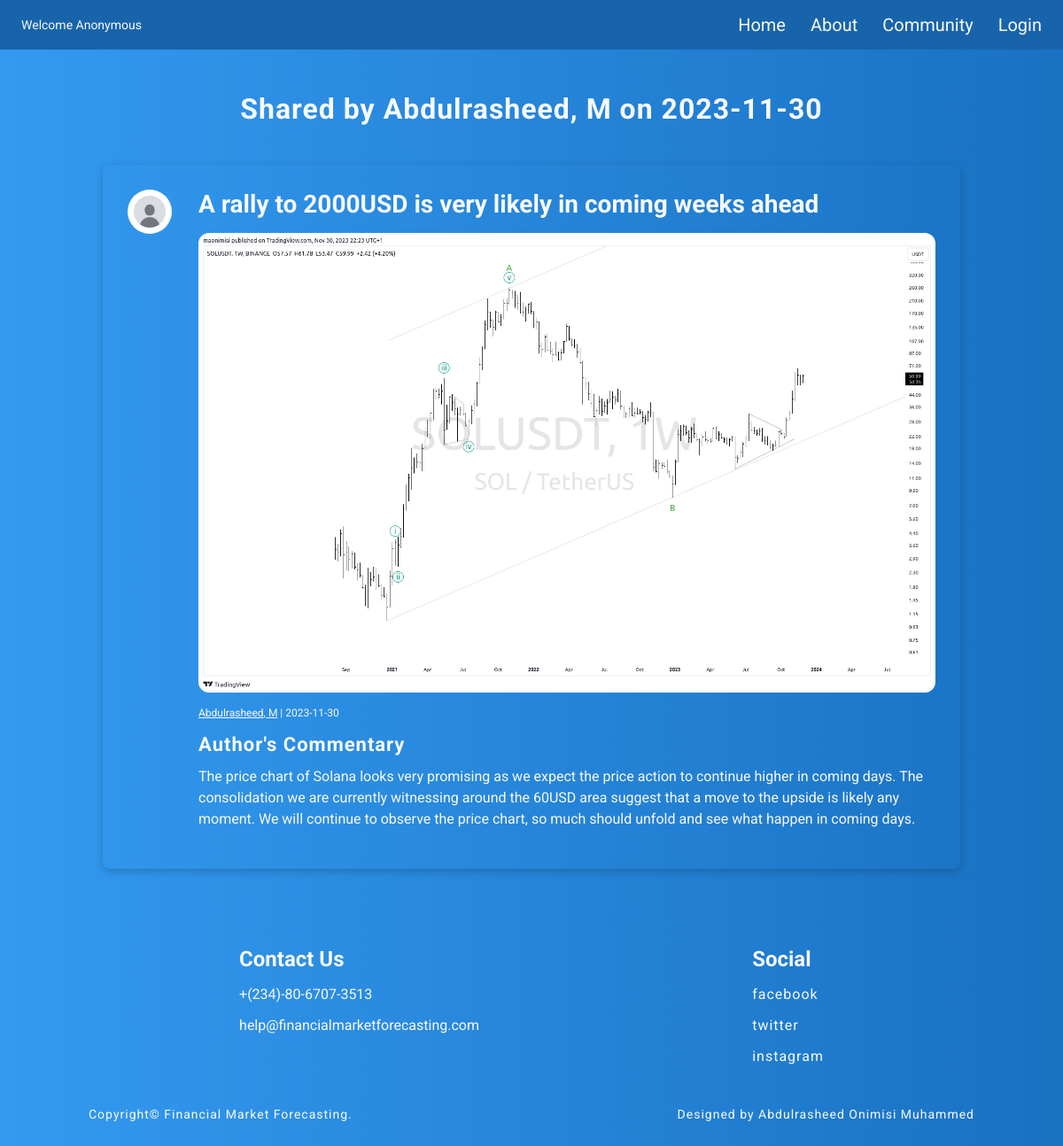
The app's page /post/13, older data.
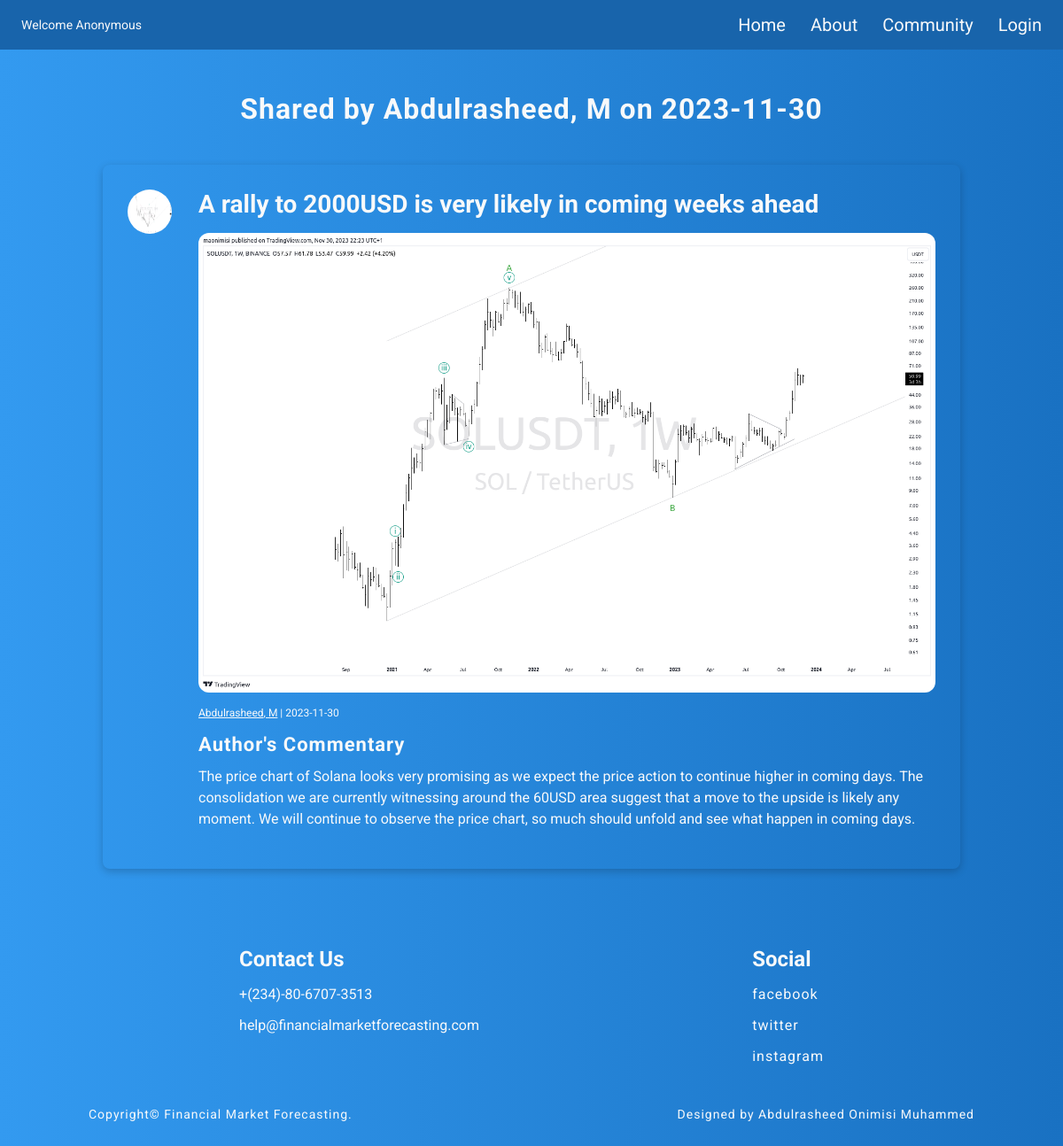
The same page, newer data.
### forecasting/models.py (models this page shows, shortened)
class User(db.Model, UserMixin):
     id = db.Column(db.Integer, primary_key=True)
     firstname = db.Column(db.String(25), nullable=False)
     lastname = db.Column(db.String(25), nullable=False)
     email = db.Column(db.String(25), unique=True, nullable=False)
     image_file = db.Column(db.String(20), nullable=False, default='default.jpg')
     password = db.Column(db.String(60), nullable=False)
     posts = db.relationship('Post', backref='author', lazy=True)

class Post(db.Model):
     id = db.Column(db.Integer, primary_key=True)
     title = db.Column(db.String(100), nullable=False)
     date_posted = db.Column(db.DateTime, nullable=False, default=datetime.utcnow)
     content = db.Column(db.Text, nullable=False)
     chart = db.Column(db.String(255))
     user_id = db.Column(db.Integer, db.ForeignKey('user.id'), nullable=False)

### forecasting/posts/routes.py (the view)
@posts.route("/post/<int:post_id>")
def post(post_id):
    post = Post.query.get_or_404(post_id)
    return render_template('post.html', title=post.title, post=post)

### forecasting/templates/post.html (shortened to what this page needs)
{% extends "layout.html"%} {% block content %}
<h5 class="author-info">
  Shared by {{ post.author.firstname }}, {{ post.author.lastname[0] }} on {{
  post.date_posted.strftime('%Y-%m-%d') }}
</h5>
<div class="shared-post">
  <div>
    <img
      src="{{ url_for('static', filename='uploads/' + post.author.image_file)}}"
      alt="profile"
      class="user-post-img"
    />
  </div>
  <div class="post-content">
    <h3 class="post-content-header">{{ post.title }}</h3>
    <img
      src="{{ url_for('static', filename='uploads/' + post.chart) }}"
      alt="chart-img"
      class="post-content-img"
    />
    <p class="post-author-date">
      <a href="{{ url_for('users.user_posts', email=post.author.email) }}"
        >{{ post.author.firstname }}, {{ post.author.lastname[0] }}</a
      >
      | {{ post.date_posted.strftime('%Y-%m-%d') }}
    </p>
    <h3 class="post-analysis">Author's Commentary</h3>
    <p class="post-comment">{{ post.content }}</p>
  </div>
</div>
{% endblock content %}

### forecasting/templates/layout.html (shortened to what this page needs)
<!DOCTYPE html>
<html lang="en">
  <head>
    <link
      rel="stylesheet"
      type="text/css"
      href="{{ url_for('static', filename='main.css') }}"
    />
  </head>
  <body>
    <header class="nav-bar">
      {% if current_user.is_authenticated %}
      <p class="greeting">
        Welcome {{ current_user.firstname }}, {{ current_user.lastname }}
      </p>
      {% else %}
      <p class="greeting">Welcome Anonymous</p>
      {% endif %}
      <nav class="nav-link">
        <ul class="nav">
          <li><a href="{{ url_for('main.home') }}" class="active">Home</a></li>
          <li><a href="{{ url_for('main.about') }}">About</a></li>
          <li><a href="{{ url_for('main.community') }}">Community</a></li>
          {% if current_user.is_authenticated %}
          <li><a href="{{ url_for('posts.new_post') }}">Share</a></li>
          <li><a href="{{ url_for('users.account') }}">Account</a></li>
          <li><a href="{{ url_for('users.logout') }}">Logout </a></li>
          {% else %}
          <li>
            <a href="{{ url_for('users.login') }}">Login</a>
          </li>
          {% endif %}
        </ul>
      </nav>
    </header>
    <main class="cotainer">
      <section class="content">
         {% block content %} {% endblock
        content %}
      </section>
      <aside class="aside">
        <div>
          <h5 class="aside-header">Contact Us</h5>
          <ul class="aside-list">
            <li>+(234)-80-6707-3513</li>
            <li>help@financialmarketforecasting.com</li>
          </ul>
        </div>
        <div>
          <h5 class="aside-header">Social</h5>
          <ul class="aside-list">
            <li><a href="#">facebook</a></li>
            <li><a href="#">twitter</a></li>
            <li><a href="#">instagram</a></li>
          </ul>
        </div>
      </aside>
    </main>
    <footer>
      <p class="copyright">
        Copyright&copy; Financial Market Forecasting.
        <span>Designed by Abdulrasheed Onimisi Muhammed</span>
      </p>
    </footer>
  </body>
</html>

### forecasting/static/main.css (style rules this page uses)
* { margin: 0; padding: 0; color: #f8f9fa; box-sizing: border-box; font-family: 'Roboto', sans-serif; }
body { background: linear-gradient(to right, #339af0, #1971c2); }
.nav-bar { display: flex; position: fixed; width: 100%; top: 0; z-index: 1000; justify-content: space-between; background-color: #1864ab; align-items: center; padding: 16px 24px; margin: 0 auto; }
.greeting { font-size: 14px; }
.nav { display: flex; gap: 28px; align-items: center; font-size: 20px; list-style-type: none; }
.nav-link a { text-decoration: none; }
.cotainer { max-width: 1000px; margin-top: 60px; margin-left: auto; margin-right: auto; position: relative; padding: 0 16px; }
.copyright { display: flex; justify-content: space-between; font-size: 14px; text-align: center; letter-spacing: 1px; margin-bottom: 44px; padding: 8px 0; max-width: 1000px; margin: 0 auto; margin-bottom: 30px; }
.aside { display: flex; justify-content: space-around; margin-top: 44px; margin-bottom: 24px; }
.aside-header { font-size: 24px; }
.aside-list { display: flex; flex-direction: column; list-style-type: none; gap: 16px; margin: 16px 0; }
.aside-list a { text-decoration: none; font-size: 16px; letter-spacing: 1px; }
.email, .password, .confirm-password, .firstname, .lastname, .title, .content { display: flex; flex-direction: column; font-size: 24px; margin-top: 16px; }
.author-info { font-size: 32px; letter-spacing: 1px; text-align: center; margin-top: 44px; }
.shared-post { display: flex; margin: 44px 0; border-radius: 8px; padding: 28px; gap: 20px; box-shadow: 0 3px 10px rgb(0 0 0 / 0.2); }
.user-post-img { width: 50px; height: 50px; border-radius: 50%; }
.post-content { margin-left: 10px; display: flex; flex-direction: column; }
.post-content a { text-decoration: none; }
.post-author-date a { text-decoration: underline; }
.post-content-header { font-size: 28px; margin-bottom: 16px; }
.post-content-img { width: 100%; object-fit: contain; border-radius: 12px; margin-bottom: 16px; }
.post-author-date { font-size: 12px; margin-bottom: 16px; }
.post-analysis { font-size: 22px; letter-spacing: 1px; margin-bottom: 12px; font-weight: bold; }
.post-comment { font-size: 16px; margin-bottom: 16px; line-height: 1.5; }

Row changes from the older to the newer data that the page shows:
changed User "Abdulrasheed": image_file: a different picture
